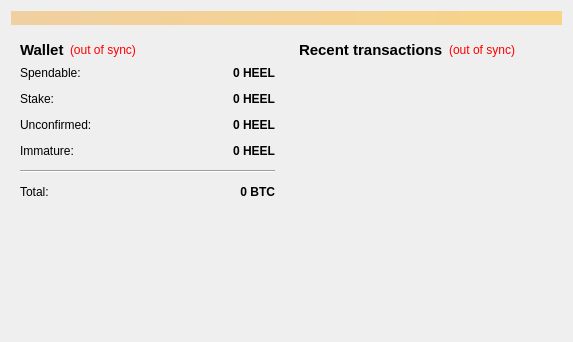
<?xml version="1.0" encoding="UTF-8"?>
<ui version="4.0">
 <class>OverviewPage</class>
 <widget class="QWidget" name="OverviewPage">
  <property name="geometry">
   <rect>
    <x>0</x>
    <y>0</y>
    <width>573</width>
    <height>342</height>
   </rect>
  </property>
  <property name="windowTitle">
   <string>Form</string>
  </property>
  <layout class="QVBoxLayout" name="topLayout">
   <item>
    <widget class="QLabel" name="labelAlerts">
     <property name="visible">
      <bool>false</bool>
     </property>
     <property name="styleSheet">
      <string notr="true">background-color: qlineargradient(x1: 0, y1: 0, x2: 1, y2: 0, stop:0 #F0D0A0, stop:1 #F8D488);  color:#000000
</string>
     </property>
     <property name="wordWrap">
      <bool>true</bool>
     </property>
     <property name="margin">
      <number>3</number>
     </property>
    </widget>
   </item>
   <item>
    <layout class="QHBoxLayout" name="horizontalLayout" stretch="1,1">
     <item>
      <layout class="QVBoxLayout" name="verticalLayout_2">
       <item>
        <widget class="QWidget" name="widget" native="true">
         <layout class="QVBoxLayout" name="verticalLayout_4">
          <item>
           <layout class="QHBoxLayout" name="horizontalLayout_4">
            <item>
             <widget class="QLabel" name="label_5">
              <property name="font">
               <font>
                <pointsize>11</pointsize>
                <weight>75</weight>
                <bold>true</bold>
               </font>
              </property>
              <property name="text">
               <string>Wallet</string>
              </property>
             </widget>
            </item>
            <item>
             <widget class="QLabel" name="labelWalletStatus">
              <property name="toolTip">
               <string>The displayed information may be out of date. Your wallet automatically synchronizes with the HeelCoin network after a connection is established, but this process has not completed yet.</string>
              </property>
              <property name="styleSheet">
               <string notr="true">QLabel { color: red; }</string>
              </property>
              <property name="text">
               <string notr="true">(out of sync)</string>
              </property>
              <property name="alignment">
               <set>Qt::AlignLeading|Qt::AlignLeft|Qt::AlignVCenter</set>
              </property>
             </widget>
            </item>
            <item>
             <spacer name="horizontalSpacer_2">
              <property name="orientation">
               <enum>Qt::Horizontal</enum>
              </property>
              <property name="sizeHint" stdset="0">
               <size>
                <width>40</width>
                <height>20</height>
               </size>
              </property>
             </spacer>
            </item>
           </layout>
          </item>
          <item>
           <layout class="QFormLayout" name="formLayout_2">
            <property name="fieldGrowthPolicy">
             <enum>QFormLayout::AllNonFixedFieldsGrow</enum>
            </property>
            <property name="horizontalSpacing">
             <number>12</number>
            </property>
            <property name="verticalSpacing">
             <number>12</number>
            </property>
            <item row="0" column="0">
             <widget class="QLabel" name="label">
              <property name="text">
               <string>Spendable:</string>
              </property>
             </widget>
            </item>
            <item row="0" column="1">
             <widget class="QLabel" name="labelBalance">
              <property name="font">
               <font>
                <weight>75</weight>
                <bold>true</bold>
               </font>
              </property>
              <property name="cursor">
               <cursorShape>IBeamCursor</cursorShape>
              </property>
              <property name="toolTip">
               <string>Your current spendable balance</string>
              </property>
              <property name="text">
               <string notr="true">0 HEEL</string>
              </property>
              <property name="alignment">
               <set>Qt::AlignRight|Qt::AlignTrailing|Qt::AlignVCenter</set>
              </property>
              <property name="textInteractionFlags">
               <set>Qt::LinksAccessibleByMouse|Qt::TextSelectableByKeyboard|Qt::TextSelectableByMouse</set>
              </property>
             </widget>
            </item>
            <item row="1" column="0">
             <widget class="QLabel" name="label_6">
              <property name="text">
               <string>Stake:</string>
              </property>
             </widget>
            </item>
            <item row="1" column="1">
             <widget class="QLabel" name="labelStake">
              <property name="font">
               <font>
                <weight>75</weight>
                <bold>true</bold>
               </font>
              </property>
              <property name="cursor">
               <cursorShape>IBeamCursor</cursorShape>
              </property>
              <property name="toolTip">
               <string>Total of coins that was staked, and do not yet count toward the current balance</string>
              </property>
              <property name="text">
               <string notr="true">0 HEEL</string>
              </property>
              <property name="alignment">
               <set>Qt::AlignRight|Qt::AlignTrailing|Qt::AlignVCenter</set>
              </property>
              <property name="textInteractionFlags">
               <set>Qt::LinksAccessibleByMouse|Qt::TextSelectableByKeyboard|Qt::TextSelectableByMouse</set>
              </property>
             </widget>
            </item>
            <item row="2" column="0">
             <widget class="QLabel" name="label_3">
              <property name="text">
               <string>Unconfirmed:</string>
              </property>
             </widget>
            </item>
            <item row="2" column="1">
             <widget class="QLabel" name="labelUnconfirmed">
              <property name="font">
               <font>
                <weight>75</weight>
                <bold>true</bold>
               </font>
              </property>
              <property name="cursor">
               <cursorShape>IBeamCursor</cursorShape>
              </property>
              <property name="toolTip">
               <string>Total of transactions that have yet to be confirmed, and do not yet count toward the current balance</string>
              </property>
              <property name="text">
               <string notr="true">0 HEEL</string>
              </property>
              <property name="alignment">
               <set>Qt::AlignRight|Qt::AlignTrailing|Qt::AlignVCenter</set>
              </property>
              <property name="textInteractionFlags">
               <set>Qt::LinksAccessibleByMouse|Qt::TextSelectableByKeyboard|Qt::TextSelectableByMouse</set>
              </property>
             </widget>
            </item>
            <item row="3" column="0">
             <widget class="QLabel" name="labelImmatureText">
              <property name="text">
               <string>Immature:</string>
              </property>
             </widget>
            </item>
            <item row="3" column="1">
             <widget class="QLabel" name="labelImmature">
              <property name="font">
               <font>
                <weight>75</weight>
                <bold>true</bold>
               </font>
              </property>
              <property name="toolTip">
               <string>Mined balance that has not yet matured</string>
              </property>
              <property name="text">
               <string notr="true">0 HEEL</string>
              </property>
              <property name="alignment">
               <set>Qt::AlignRight|Qt::AlignTrailing|Qt::AlignVCenter</set>
              </property>
              <property name="textInteractionFlags">
               <set>Qt::LinksAccessibleByMouse|Qt::TextSelectableByKeyboard|Qt::TextSelectableByMouse</set>
              </property>
             </widget>
            </item>
            <item row="4" column="0" colspan="2">
             <widget class="Line" name="line">
              <property name="orientation">
               <enum>Qt::Horizontal</enum>
              </property>
             </widget>
            </item>
            <item row="5" column="0">
             <widget class="QLabel" name="labelTotalText">
              <property name="text">
               <string>Total:</string>
              </property>
             </widget>
            </item>
            <item row="5" column="1">
             <widget class="QLabel" name="labelTotal">
              <property name="font">
               <font>
                <weight>75</weight>
                <bold>true</bold>
               </font>
              </property>
              <property name="cursor">
               <cursorShape>IBeamCursor</cursorShape>
              </property>
              <property name="toolTip">
               <string>Your current total balance</string>
              </property>
              <property name="text">
               <string notr="true">0 BTC</string>
              </property>
              <property name="alignment">
               <set>Qt::AlignRight|Qt::AlignTrailing|Qt::AlignVCenter</set>
              </property>
              <property name="textInteractionFlags">
               <set>Qt::LinksAccessibleByMouse|Qt::TextSelectableByKeyboard|Qt::TextSelectableByMouse</set>
              </property>
             </widget>
            </item>
           </layout>
          </item>
         </layout>
        </widget>
       </item>
       <item>
        <spacer name="verticalSpacer">
         <property name="orientation">
          <enum>Qt::Vertical</enum>
         </property>
         <property name="sizeHint" stdset="0">
          <size>
           <width>20</width>
           <height>40</height>
          </size>
         </property>
        </spacer>
       </item>
      </layout>
     </item>
     <item>
      <layout class="QVBoxLayout" name="verticalLayout_3">
       <item>
        <widget class="QWidget" name="widget_2" native="true">
         <layout class="QVBoxLayout" name="verticalLayout">
          <item>
           <layout class="QHBoxLayout" name="horizontalLayout_2">
            <item>
             <widget class="QLabel" name="label_4">
              <property name="font">
               <font>
                <pointsize>11</pointsize>
                <weight>75</weight>
                <bold>true</bold>
               </font>
              </property>
              <property name="text">
               <string>&lt;b&gt;Recent transactions&lt;/b&gt;</string>
              </property>
             </widget>
            </item>
            <item>
             <widget class="QLabel" name="labelTransactionsStatus">
              <property name="toolTip">
               <string>The displayed information may be out of date. Your wallet automatically synchronizes with the HeelCoin network after a connection is established, but this process has not completed yet.</string>
              </property>
              <property name="styleSheet">
               <string notr="true">QLabel { color: red; }</string>
              </property>
              <property name="text">
               <string notr="true">(out of sync)</string>
              </property>
              <property name="alignment">
               <set>Qt::AlignRight|Qt::AlignTrailing|Qt::AlignVCenter</set>
              </property>
             </widget>
            </item>
            <item>
             <spacer name="horizontalSpacer">
              <property name="orientation">
               <enum>Qt::Horizontal</enum>
              </property>
              <property name="sizeHint" stdset="0">
               <size>
                <width>40</width>
                <height>20</height>
               </size>
              </property>
             </spacer>
            </item>
           </layout>
          </item>
          <item>
           <widget class="QListView" name="listTransactions">
            <property name="styleSheet">
             <string notr="true">QListView { background: transparent; }</string>
            </property>
            <property name="frameShape">
             <enum>QFrame::NoFrame</enum>
            </property>
            <property name="verticalScrollBarPolicy">
             <enum>Qt::ScrollBarAlwaysOff</enum>
            </property>
            <property name="horizontalScrollBarPolicy">
             <enum>Qt::ScrollBarAlwaysOff</enum>
            </property>
            <property name="selectionMode">
             <enum>QAbstractItemView::NoSelection</enum>
            </property>
           </widget>
          </item>
         </layout>
        </widget>
       </item>
      </layout>
     </item>
    </layout>
   </item>
  </layout>
 </widget>
 <resources/>
 <connections/>
</ui>
